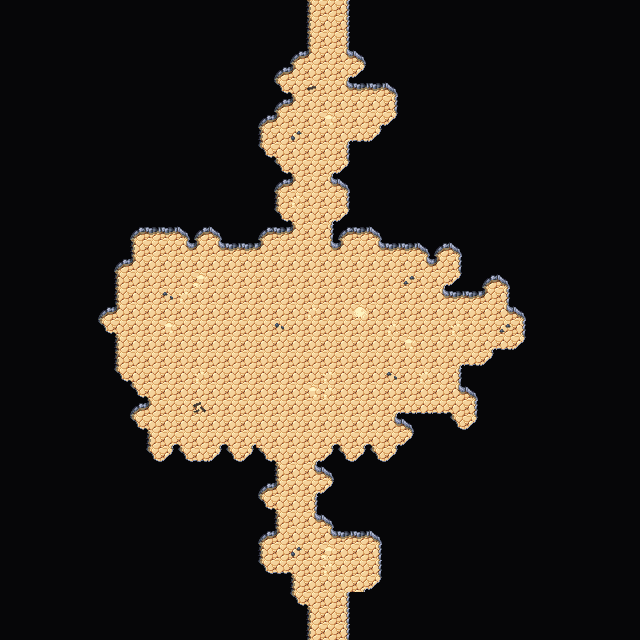

The image is a tile-based game level rendered from a .tmx file. Its description and source (layers, tilesets, objects; grid data summarised) follow:
An orthogonal 40x40 tile map with 16x16 px tiles, 4 tile layers (Collision, Background, Walls, Clutter), 2 tilesets and 3 objects.

<map version="1.10" tiledversion="1.10.1" orientation="orthogonal" renderorder="right-down" width="40" height="40" tilewidth="16" tileheight="16" infinite="0" nextlayerid="7" nextobjectid="64">
 <editorsettings>
  <export target="wastetown..tmx" format="tmx" />
 </editorsettings>
 <tileset firstgid="1" source="../../../../common/maps/tileset/main.tsx" />
 <tileset firstgid="10113" source="../../../../common/maps/tileset/buildings.tsx" />
 <layer id="6" name="Collision" width="40" height="40">
  <data>[1600 cells, 0 non-empty, 0 distinct tile ids]</data>
 </layer>
 <layer id="1" name="Background" width="40" height="40">
  <data>[1600 cells, 1600 non-empty, 1 distinct tile ids]</data>
 </layer>
 <layer id="2" name="Walls" width="40" height="40">
  <data>[1600 cells, 1325 non-empty, 17 distinct tile ids]</data>
 </layer>
 <layer id="3" name="Clutter" width="40" height="40">
  <properties>
   <property name="spriteLayer" type="bool" value="true" />
  </properties>
  <data>[1600 cells, 26 non-empty, 10 distinct tile ids]</data>
 </layer>
 <objectgroup id="4" name="Objects">
  <object id="61" template="../../../../common/maps/obj/door_down.tx" x="319.333" y="19.3333">
   <properties>
    <property name="teleport" value="../Shandalar Old Border/maps/map/cave/cave_multilevel_4/cave_23B1.tmx" />
    <property name="teleportObjectId" value="62" />
   </properties>
  </object>
  <object id="62" template="../../../../common/maps/obj/door_up.tx" x="319.688" y="637.409">
   <properties>
    <property name="teleport" value="../Shandalar Old Border/maps/map/cave/cave_multilevel_4/cave_23D1.tmx" />
    <property name="teleportObjectId" value="61" />
   </properties>
  </object>
  <object id="63" template="../../../../common/maps/obj/enemy.tx" x="304.135" y="324.972">
   <properties>
    <property name="enemy" value="Amphin Warrior" />
    <property name="threatRange" type="int" value="40" />
    <property name="waypoints" value="80,77,78" />
   </properties>
  </object>
 </objectgroup>
</map>
